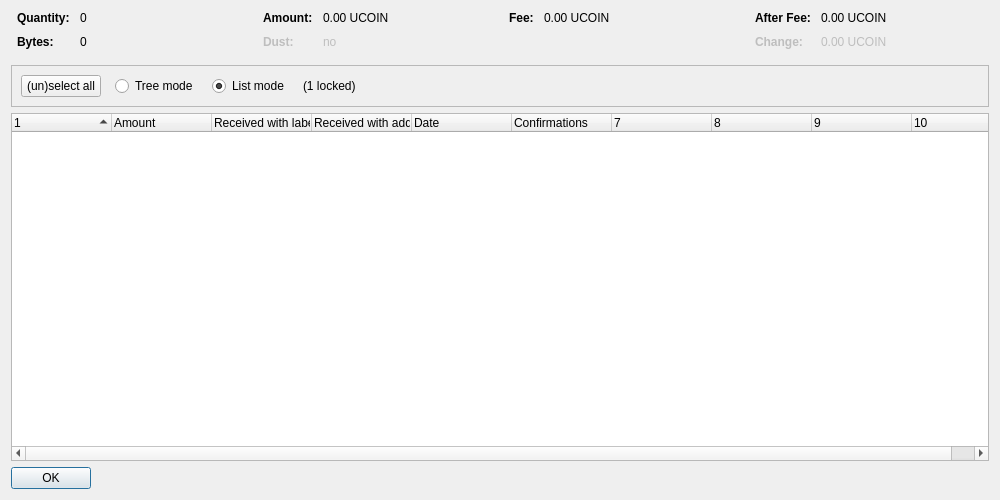
<?xml version="1.0" encoding="UTF-8"?>
<ui version="4.0">
 <class>CoinControlDialog</class>
 <widget class="QDialog" name="CoinControlDialog">
  <property name="geometry">
   <rect>
    <x>0</x>
    <y>0</y>
    <width>1000</width>
    <height>500</height>
   </rect>
  </property>
  <property name="windowTitle">
   <string>Coin Selection</string>
  </property>
  <layout class="QVBoxLayout" name="verticalLayout">
   <item>
    <layout class="QHBoxLayout" name="horizontalLayoutTop" stretch="0,0,0,0">
     <property name="topMargin">
      <number>0</number>
     </property>
     <property name="bottomMargin">
      <number>10</number>
     </property>
     <item>
      <layout class="QFormLayout" name="formLayoutCoinControl1">
       <property name="horizontalSpacing">
        <number>10</number>
       </property>
       <property name="verticalSpacing">
        <number>10</number>
       </property>
       <property name="leftMargin">
        <number>6</number>
       </property>
       <property name="rightMargin">
        <number>6</number>
       </property>
       <item row="0" column="0">
        <widget class="QLabel" name="labelCoinControlQuantityText">
         <property name="font">
          <font>
           <weight>75</weight>
           <bold>true</bold>
          </font>
         </property>
         <property name="text">
          <string>Quantity:</string>
         </property>
        </widget>
       </item>
       <item row="0" column="1">
        <widget class="QLabel" name="labelCoinControlQuantity">
         <property name="cursor">
          <cursorShape>IBeamCursor</cursorShape>
         </property>
         <property name="contextMenuPolicy">
          <enum>Qt::ActionsContextMenu</enum>
         </property>
         <property name="text">
          <string notr="true">0</string>
         </property>
         <property name="textInteractionFlags">
          <set>Qt::LinksAccessibleByMouse|Qt::TextSelectableByKeyboard|Qt::TextSelectableByMouse</set>
         </property>
        </widget>
       </item>
       <item row="1" column="0">
        <widget class="QLabel" name="labelCoinControlBytesText">
         <property name="font">
          <font>
           <weight>75</weight>
           <bold>true</bold>
          </font>
         </property>
         <property name="text">
          <string>Bytes:</string>
         </property>
        </widget>
       </item>
       <item row="1" column="1">
        <widget class="QLabel" name="labelCoinControlBytes">
         <property name="cursor">
          <cursorShape>IBeamCursor</cursorShape>
         </property>
         <property name="contextMenuPolicy">
          <enum>Qt::ActionsContextMenu</enum>
         </property>
         <property name="text">
          <string notr="true">0</string>
         </property>
         <property name="textInteractionFlags">
          <set>Qt::LinksAccessibleByMouse|Qt::TextSelectableByKeyboard|Qt::TextSelectableByMouse</set>
         </property>
        </widget>
       </item>
      </layout>
     </item>
     <item>
      <layout class="QFormLayout" name="formLayoutCoinControl2">
       <property name="horizontalSpacing">
        <number>10</number>
       </property>
       <property name="verticalSpacing">
        <number>10</number>
       </property>
       <property name="leftMargin">
        <number>6</number>
       </property>
       <property name="rightMargin">
        <number>6</number>
       </property>
       <item row="0" column="0">
        <widget class="QLabel" name="labelCoinControlAmountText">
         <property name="font">
          <font>
           <weight>75</weight>
           <bold>true</bold>
          </font>
         </property>
         <property name="text">
          <string>Amount:</string>
         </property>
        </widget>
       </item>
       <item row="0" column="1">
        <widget class="QLabel" name="labelCoinControlAmount">
         <property name="cursor">
          <cursorShape>IBeamCursor</cursorShape>
         </property>
         <property name="contextMenuPolicy">
          <enum>Qt::ActionsContextMenu</enum>
         </property>
         <property name="text">
          <string notr="true">0.00 UCOIN</string>
         </property>
         <property name="textInteractionFlags">
          <set>Qt::LinksAccessibleByMouse|Qt::TextSelectableByKeyboard|Qt::TextSelectableByMouse</set>
         </property>
        </widget>
       </item>
       <item row="1" column="0">
        <widget class="QLabel" name="labelCoinControlLowOutputText">
         <property name="enabled">
          <bool>false</bool>
         </property>
         <property name="font">
          <font>
           <weight>75</weight>
           <bold>true</bold>
          </font>
         </property>
         <property name="text">
          <string>Dust:</string>
         </property>
        </widget>
       </item>
       <item row="1" column="1">
        <widget class="QLabel" name="labelCoinControlLowOutput">
         <property name="enabled">
          <bool>false</bool>
         </property>
         <property name="cursor">
          <cursorShape>IBeamCursor</cursorShape>
         </property>
         <property name="contextMenuPolicy">
          <enum>Qt::ActionsContextMenu</enum>
         </property>
         <property name="text">
          <string notr="true">no</string>
         </property>
         <property name="textInteractionFlags">
          <set>Qt::LinksAccessibleByMouse|Qt::TextSelectableByKeyboard|Qt::TextSelectableByMouse</set>
         </property>
        </widget>
       </item>
      </layout>
     </item>
     <item>
      <layout class="QFormLayout" name="formLayoutCoinControl3">
       <property name="horizontalSpacing">
        <number>10</number>
       </property>
       <property name="verticalSpacing">
        <number>10</number>
       </property>
       <property name="leftMargin">
        <number>6</number>
       </property>
       <property name="rightMargin">
        <number>6</number>
       </property>
       <item row="0" column="0">
        <widget class="QLabel" name="labelCoinControlFeeText">
         <property name="font">
          <font>
           <weight>75</weight>
           <bold>true</bold>
          </font>
         </property>
         <property name="text">
          <string>Fee:</string>
         </property>
        </widget>
       </item>
       <item row="0" column="1">
        <widget class="QLabel" name="labelCoinControlFee">
         <property name="cursor">
          <cursorShape>IBeamCursor</cursorShape>
         </property>
         <property name="contextMenuPolicy">
          <enum>Qt::ActionsContextMenu</enum>
         </property>
         <property name="text">
          <string notr="true">0.00 UCOIN</string>
         </property>
         <property name="textInteractionFlags">
          <set>Qt::LinksAccessibleByMouse|Qt::TextSelectableByKeyboard|Qt::TextSelectableByMouse</set>
         </property>
        </widget>
       </item>
      </layout>
     </item>
     <item>
      <layout class="QFormLayout" name="formLayoutCoinControl4">
       <property name="horizontalSpacing">
        <number>10</number>
       </property>
       <property name="verticalSpacing">
        <number>10</number>
       </property>
       <property name="leftMargin">
        <number>6</number>
       </property>
       <property name="rightMargin">
        <number>6</number>
       </property>
       <item row="0" column="0">
        <widget class="QLabel" name="labelCoinControlAfterFeeText">
         <property name="font">
          <font>
           <weight>75</weight>
           <bold>true</bold>
          </font>
         </property>
         <property name="text">
          <string>After Fee:</string>
         </property>
        </widget>
       </item>
       <item row="0" column="1">
        <widget class="QLabel" name="labelCoinControlAfterFee">
         <property name="cursor">
          <cursorShape>IBeamCursor</cursorShape>
         </property>
         <property name="contextMenuPolicy">
          <enum>Qt::ActionsContextMenu</enum>
         </property>
         <property name="text">
          <string notr="true">0.00 UCOIN</string>
         </property>
         <property name="textInteractionFlags">
          <set>Qt::LinksAccessibleByMouse|Qt::TextSelectableByKeyboard|Qt::TextSelectableByMouse</set>
         </property>
        </widget>
       </item>
       <item row="1" column="0">
        <widget class="QLabel" name="labelCoinControlChangeText">
         <property name="enabled">
          <bool>false</bool>
         </property>
         <property name="font">
          <font>
           <weight>75</weight>
           <bold>true</bold>
          </font>
         </property>
         <property name="text">
          <string>Change:</string>
         </property>
        </widget>
       </item>
       <item row="1" column="1">
        <widget class="QLabel" name="labelCoinControlChange">
         <property name="enabled">
          <bool>false</bool>
         </property>
         <property name="cursor">
          <cursorShape>IBeamCursor</cursorShape>
         </property>
         <property name="contextMenuPolicy">
          <enum>Qt::ActionsContextMenu</enum>
         </property>
         <property name="text">
          <string notr="true">0.00 UCOIN</string>
         </property>
         <property name="textInteractionFlags">
          <set>Qt::LinksAccessibleByMouse|Qt::TextSelectableByKeyboard|Qt::TextSelectableByMouse</set>
         </property>
        </widget>
       </item>
      </layout>
     </item>
    </layout>
   </item>
   <item>
    <widget class="QFrame" name="frame">
     <property name="minimumSize">
      <size>
       <width>0</width>
       <height>40</height>
      </size>
     </property>
     <property name="frameShape">
      <enum>QFrame::StyledPanel</enum>
     </property>
     <property name="frameShadow">
      <enum>QFrame::Sunken</enum>
     </property>
     <layout class="QHBoxLayout" name="horizontalLayout">
      <item>
       <layout class="QHBoxLayout" name="horizontalLayoutPanel" stretch="0,0,0,0,0">
        <property name="spacing">
         <number>14</number>
        </property>
        <item>
         <widget class="QPushButton" name="pushButtonSelectAll">
          <property name="sizePolicy">
           <sizepolicy hsizetype="Maximum" vsizetype="Fixed">
            <horstretch>0</horstretch>
            <verstretch>0</verstretch>
           </sizepolicy>
          </property>
          <property name="text">
           <string>(un)select all</string>
          </property>
          <property name="autoDefault">
           <bool>false</bool>
          </property>
         </widget>
        </item>
        <item>
         <widget class="QRadioButton" name="radioTreeMode">
          <property name="sizePolicy">
           <sizepolicy hsizetype="Maximum" vsizetype="Fixed">
            <horstretch>0</horstretch>
            <verstretch>0</verstretch>
           </sizepolicy>
          </property>
          <property name="text">
           <string>Tree mode</string>
          </property>
         </widget>
        </item>
        <item>
         <widget class="QRadioButton" name="radioListMode">
          <property name="sizePolicy">
           <sizepolicy hsizetype="Maximum" vsizetype="Fixed">
            <horstretch>0</horstretch>
            <verstretch>0</verstretch>
           </sizepolicy>
          </property>
          <property name="text">
           <string>List mode</string>
          </property>
          <property name="checked">
           <bool>true</bool>
          </property>
         </widget>
        </item>
        <item>
         <widget class="QLabel" name="labelLocked">
          <property name="text">
           <string notr="true">(1 locked)</string>
          </property>
         </widget>
        </item>
        <item>
         <spacer name="horizontalSpacer">
          <property name="orientation">
           <enum>Qt::Horizontal</enum>
          </property>
          <property name="sizeHint" stdset="0">
           <size>
            <width>40</width>
            <height>20</height>
           </size>
          </property>
         </spacer>
        </item>
       </layout>
      </item>
     </layout>
    </widget>
   </item>
   <item>
    <widget class="CoinControlTreeWidget" name="treeWidget">
     <property name="contextMenuPolicy">
      <enum>Qt::CustomContextMenu</enum>
     </property>
     <property name="sortingEnabled">
      <bool>false</bool>
     </property>
     <property name="columnCount">
      <number>10</number>
     </property>
     <attribute name="headerShowSortIndicator" stdset="0">
      <bool>true</bool>
     </attribute>
     <attribute name="headerStretchLastSection">
      <bool>false</bool>
     </attribute>
     <column>
      <property name="text">
       <string/>
      </property>
     </column>
     <column>
      <property name="text">
       <string>Amount</string>
      </property>
     </column>
     <column>
      <property name="text">
       <string>Received with label</string>
      </property>
     </column>
     <column>
      <property name="text">
       <string>Received with address</string>
      </property>
     </column>
     <column>
      <property name="text">
       <string>Date</string>
      </property>
     </column>
     <column>
      <property name="text">
       <string>Confirmations</string>
      </property>
      <property name="toolTip">
       <string>Confirmed</string>
      </property>
     </column>
     <column>
      <property name="text">
       <string/>
      </property>
     </column>
     <column>
      <property name="text">
       <string/>
      </property>
     </column>
     <column>
      <property name="text">
       <string/>
      </property>
     </column>
     <column>
      <property name="text">
       <string/>
      </property>
     </column>
    </widget>
   </item>
   <item>
    <widget class="QDialogButtonBox" name="buttonBox">
     <property name="sizePolicy">
      <sizepolicy hsizetype="Maximum" vsizetype="Fixed">
       <horstretch>0</horstretch>
       <verstretch>0</verstretch>
      </sizepolicy>
     </property>
     <property name="orientation">
      <enum>Qt::Horizontal</enum>
     </property>
     <property name="standardButtons">
      <set>QDialogButtonBox::Ok</set>
     </property>
    </widget>
   </item>
  </layout>
 </widget>
 <customwidgets>
  <customwidget>
   <class>CoinControlTreeWidget</class>
   <extends>QTreeWidget</extends>
   <header>coincontroltreewidget.h</header>
  </customwidget>
 </customwidgets>
 <resources/>
 <connections/>
</ui>
